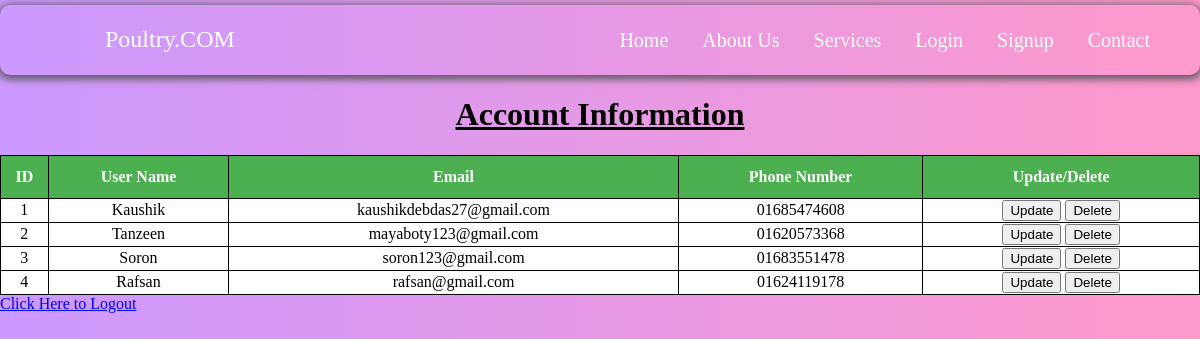
The app's page /admin.php with its own data.
### tables this page shows
CREATE TABLE `user` (
  `user_id` int(11) NOT NULL,
  `username` varchar(50) NOT NULL,
  `email` varchar(50) NOT NULL,
  `password` varchar(50) NOT NULL,
  `phone` char(11) NOT NULL
);

### admin.php (the view, shortened to what this page needs)
<!DOCTYPE>
<html>
<head>
    <link rel="stylesheet" href="login.css">
</head>
<body>
    <div class="menu">
        <nav>
            <p> Poultry.COM </p>
            <ul>
                <li><a href="index.html"> <i class="fa fa-home"></i> Home</a></li>
                <li><a href="about.php"><i class="fa fa-user"></i> About Us</a></li>
                <li><a href="#"><i class="fa fa-clone"></i> Services </a></li>
                <li><a href="loginpage.php"><i class="fa fa-users"></i> Login</a></li>
                <li><a href="register.php"><i class="fa fa-edit"></i> Signup</a></li>
                <li><a href="contact.php"><i class="fa fa-phone"></i> Contact</a></li>
            </ul>
        </nav>
    </div>
        <h1 align="center"><b><u>Account Information</u></b></h1>
        <div class="accountbody">
            <table>
                <thread>
                    <tr>
                        <th>ID</th>
                        <th>User Name</th>
                        <th>Email</th>
                        <th>Phone Number</th>
                        <th>Update/Delete</th>
                    </tr>
                </thread>
                <tbody>
                    <?php
                        try
                        {
                            $conn=new PDO("mysql:host=localhost:3306;dbname=poultry","root","");
                            $conn->setAttribute(PDO::ATTR_ERRMODE, PDO::ERRMODE_EXCEPTION);
                        }
                        catch(PDOException $ex)
                        {
                            echo"<script>alert('Database connection error');</script>";
                        }
                        $mysqlquery = "SELECT * FROM user";
                        $queryresult = $conn->query($mysqlquery);
                        $table = $queryresult->fetchAll();
                        for($i=0;$i<count($table);$i++)
                        {
                            $row=$table[$i];
                    ?>
                    <tr>
                        <td> <?php echo $row['user_id'] ?> </td>
                        <td> <?php echo $row['username'] ?> </td>
                        <td> <?php echo $row['email'] ?> </td>
                        <td> <?php echo $row['phone'] ?> </td>
                        <td>
                            <input type="button" value="Update" onclick="updatefn(<?php echo $row['user_id'] ?>);">
                            <input type="button" value="Delete" onclick="deletefn(<?php echo $row['user_id'] ?>);">
                        </td>
                    </tr>
                    <?php
                        }
                    ?>
                </tbody>
            </table>
        </div>
        <a href="logout.php"> Click Here to Logout </a>
</body>
</html>

### login.css (style rules this page uses)
body { padding: 0px; margin: 0px; background: linear-gradient(to right, #cc99ff 0%, #ff99cc 100%); }
.menu { padding: 5px; margin: 5px auto; height: 60px; box-shadow: 0px 2px 8px 2px #555; text-decoration: none; border-radius: 10px; }
nav p { color: white; font-size: 24px; line-height: 10px; float: left; padding: 0px 0 0 100px; }
nav ul { padding: 0px; margin: 0; float: right; margin-right: 30px; }
nav ul li { position: relative; list-style: none; display: inline-block; }
nav ul li a { display: inline-block; padding: 0 15px; color: white; text-decoration: none; line-height: 60px; font-size: 20px; }
.accountbody { background: white; }
.accountbody th { padding-top: 12px; padding-bottom: 12px; text-align: center; background-color: #4CAF50; color: white; }
table { width: 100%; }
table, th, td { border: 1px solid black; border-collapse: collapse; text-align: center; }

### records on screen
user: user_id "1", username "Kaushik", email "kaushikdebdas27@gmail.com", phone "01685474608"
user: user_id "2", username "Tanzeen", email "mayaboty123@gmail.com", phone "01620573368"
user: user_id "3", username "Soron", email "soron123@gmail.com", phone "01683551478"
user: user_id "4", username "Rafsan", email "rafsan@gmail.com", phone "01624119178"
